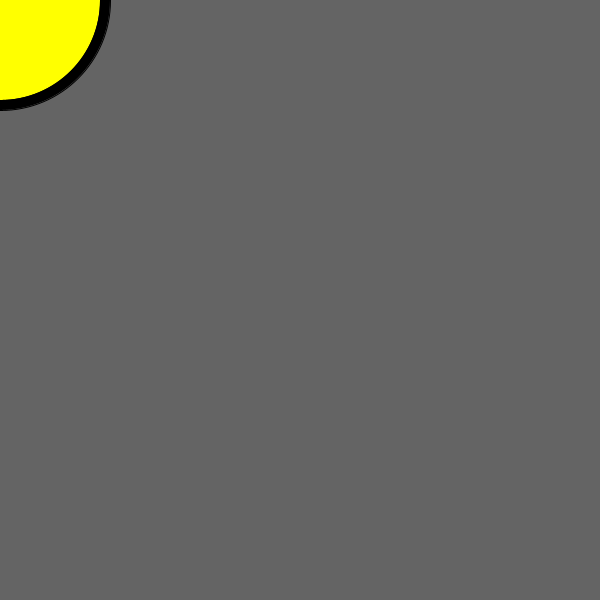
Frame 1 (no input)
Frame 60 (the mouse pressed at the canvas centre just before this capture): identical to frame 1, image omitted
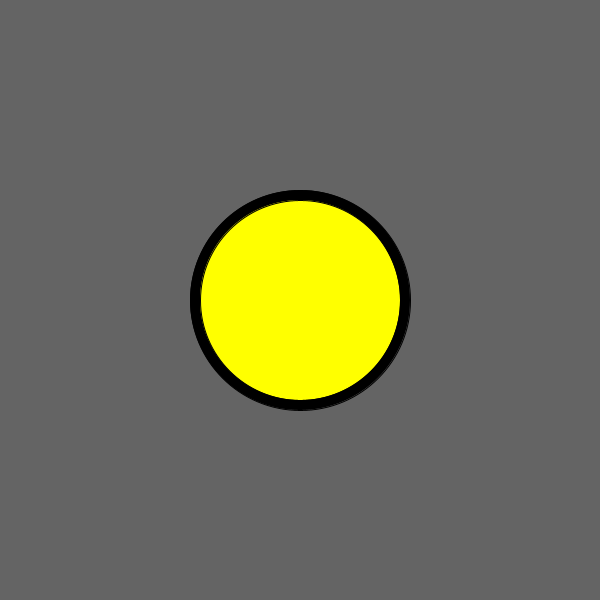
Frame 120 (the mouse held since frame 60 and released just before this capture)

The Processing sketch that drew these frames (run headless with seeded random() and noise(); from frame 60 on, the mouse is pressed at the canvas centre):

// Processing sketch: processing_140909
// ── processing_140909.pde

void setup()
{
  background(100);
  size(600,600);
}
void draw()
{
  background(100);
  noFill();
  stroke(0);
  fill(0);
  ellipse(mouseX,mouseY,220,220);
  fill(100);
  ellipse(mouseX,mouseY,160,160);
  fill(255);
  ellipse(mouseX,mouseY,180,180);
  fill(255,255,0);
  ellipse(mouseX,mouseY,200,200);
  
}
